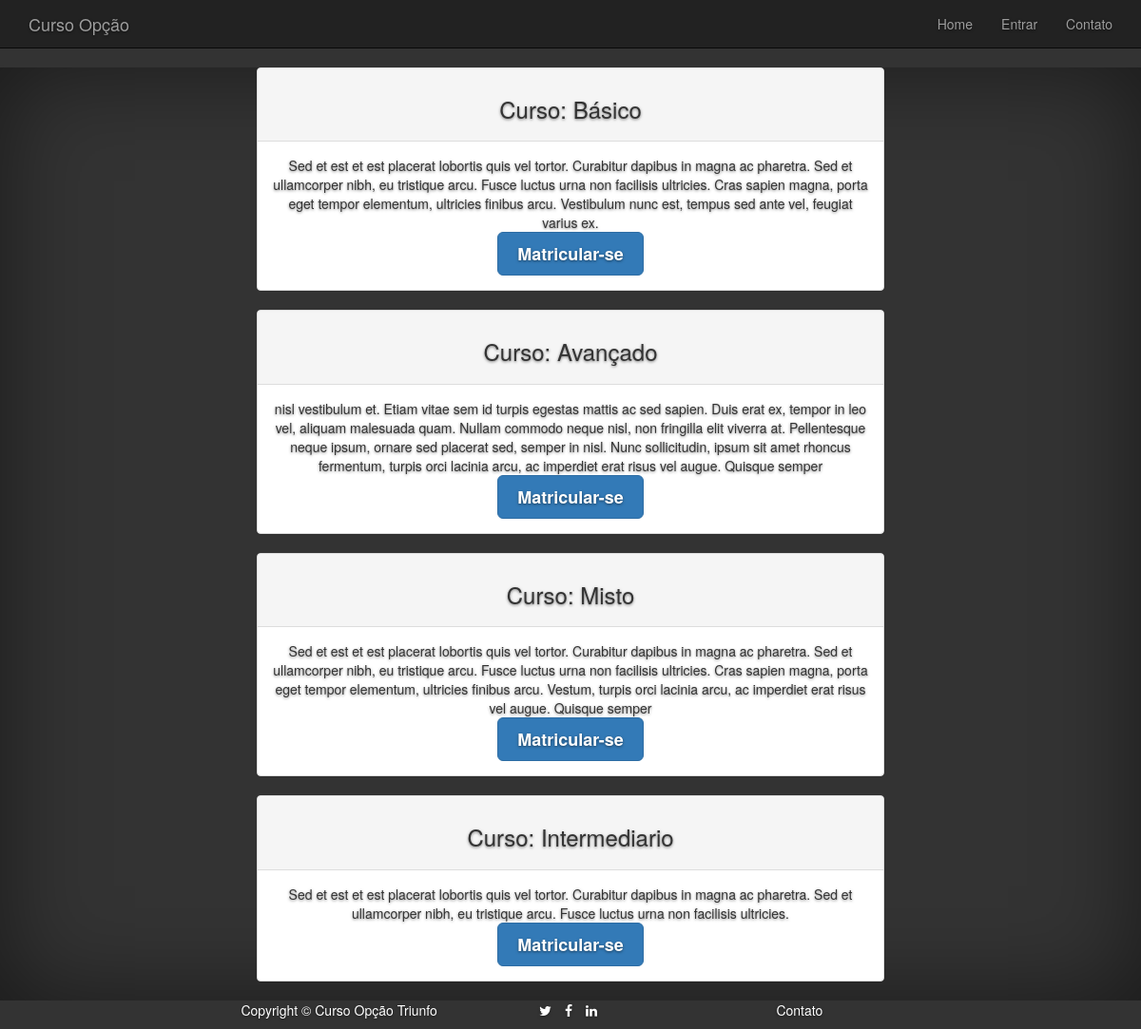
Page /cursos on the committed database.
### curso/models.py (models this page shows, shortened)
class Curso(models.Model):
	nome = models.CharField(max_length=200)
	descricao = models.TextField(null=True)
	disciplinas = models.ManyToManyField('Disciplina')
	alunos = models.ManyToManyField('Aluno', blank=True,)
	duracao = models.IntegerField(null=True)
	data_de_inicio = models.DateField(null=True)
	class Meta:
		verbose_name = "Curso"
		verbose_name_plural = "Cursos"
	def __str__(self):
		return self.nome

### curso/views.py (the view)
# urls.py: url(r'^cursos$', views.cursos),
def cursos(request):
	list_cursos = Curso.objects.all()
	print (list_cursos)
	return render(request, 'curso/lista_cursos.html', {'list_cursos': list_cursos})

### curso/templates/curso/lista_cursos.html
{% extends "curso/base.html" %}
{% block content %}
		{% for curso in list_cursos %}
				<div class="panel panel-default">
					<div class="panel-heading"><h3>Curso: {{ curso.nome }}</h3></div>
					<div class="panel-body" style="color: #333">
					{{ curso.descricao }} <br>
					<a class="btn btn-primary btn-lg" href="{% url 'curso.views.confirmar_inscricao' id=curso.id %}" role="button">Matricular-se</a>
					</div>
				</div>
		{% endfor %}
{% endblock content %}

### curso/static/css/signin.css (style rules this page uses)
body { padding-bottom: 40px; }

### curso/static/css/cover.css (style rules this page uses)
a, a:focus, a:hover { color: #fff; }
html, body { height: 100%; background-color: #333; }
body { color: #fff; text-align: center; text-shadow: 0 1px 3px rgba(0,0,0,.5); }
.cover .btn-lg { padding: 10px 20px; font-weight: bold; }

### rows in the picture
Curso: nome "Básico", descricao "Sed et est et est placerat lobortis quis vel tortor. Curabitur dapibus in magna ac pharetra. Sed et ullamcorper nibh, eu tristique arcu. Fusce luctus urna non facilisis ultricies. Cras sapien magna, porta eget tempor elementum, ultricies finibus arcu. Vestibulum nunc est, tempus sed ante vel, feugiat varius ex."
Curso: nome "Avançado", descricao "nisl vestibulum et. Etiam vitae sem id turpis egestas mattis ac sed sapien. Duis erat ex, tempor in leo vel, aliquam malesuada quam. Nullam commodo neque nisl, non fringilla elit viverra at. Pellentesque neque ipsum, ornare sed placerat sed, semper in nisl. Nunc sollicitudin, ipsum sit amet rhoncus fermentum, turpis orci lacinia arcu, ac imperdiet erat risus vel augue. Quisque semper"
Curso: nome "Misto", descricao "Sed et est et est placerat lobortis quis vel tortor. Curabitur dapibus in magna ac pharetra. Sed et ullamcorper nibh, eu tristique arcu. Fusce luctus urna non facilisis ultricies. Cras sapien magna, porta eget tempor elementum, ultricies finibus arcu. Vestum, turpis orci lacinia arcu, ac imperdiet erat risus vel augue. Quisque semper"
Curso: nome "Intermediario", descricao "Sed et est et est placerat lobortis quis vel tortor. Curabitur dapibus in magna ac pharetra. Sed et ullamcorper nibh, eu tristique arcu. Fusce luctus urna non facilisis ultricies."
